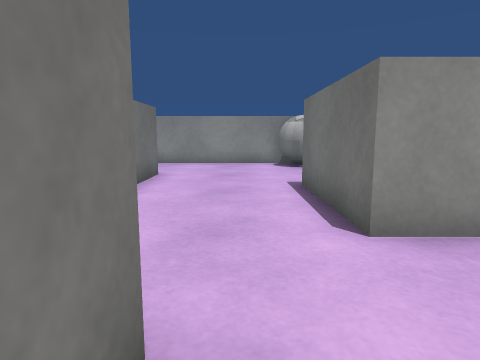
view 1 (above)

19 first-person views from a walk through a Unity game level. The camera is 0.58 m above the floor, tilts 8° down and sees 75° across. The floor is counted in squares, 0.5 m on a side. Each view is taken from the middle of a square. On the plan, view 1 faces up. The plan holds only what a view shows up to about 13 squares ahead; the rest is blank. The place goes on beyond the plan. Surface patterns are stand-ins for the level's own textures.

view 2
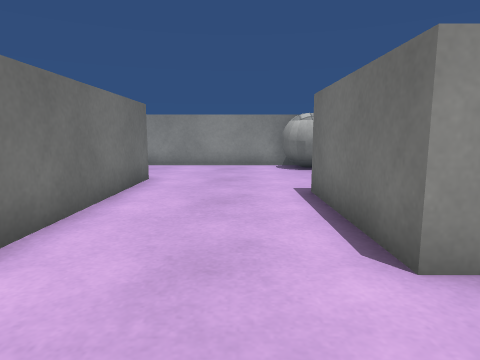

view 3
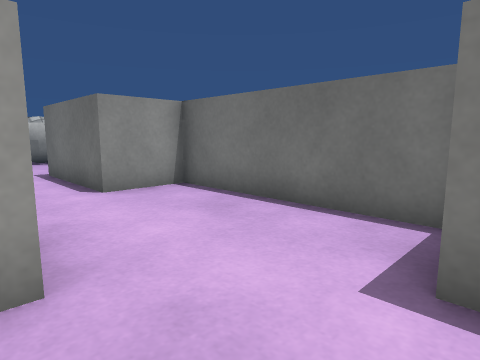

view 4
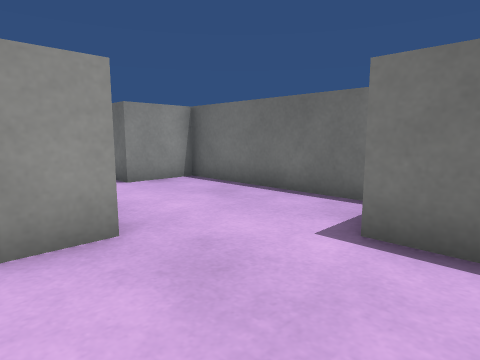

view 5
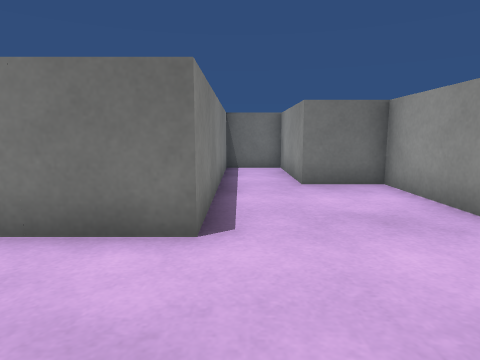

view 6
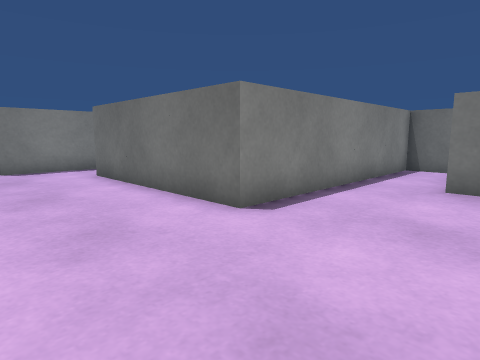

view 7
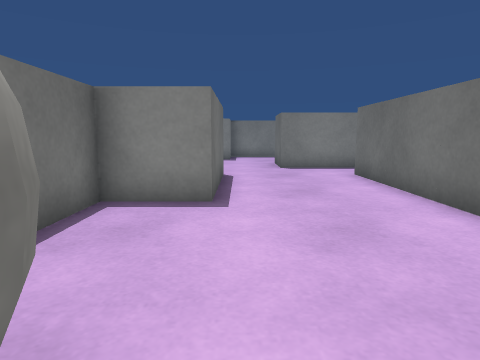

view 8
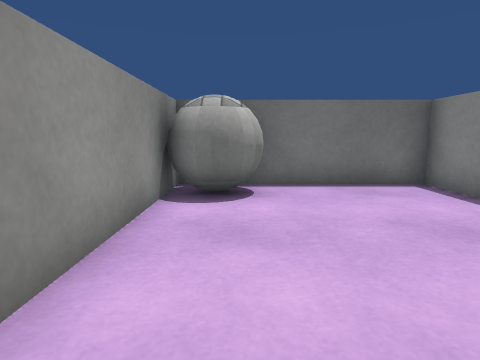

view 9
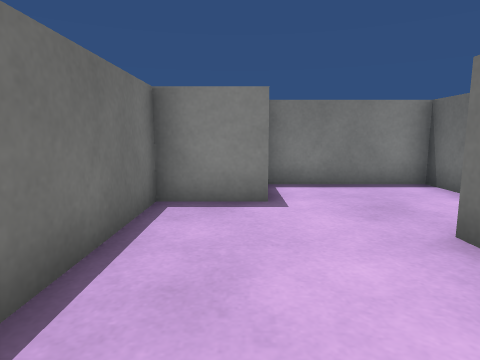

view 10
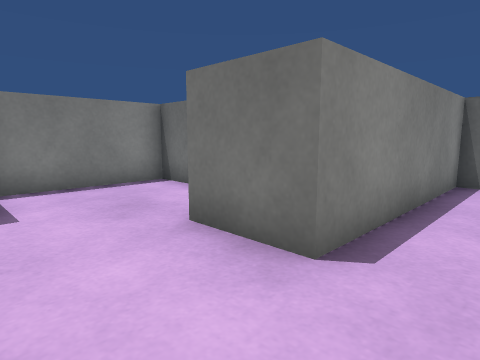

view 11
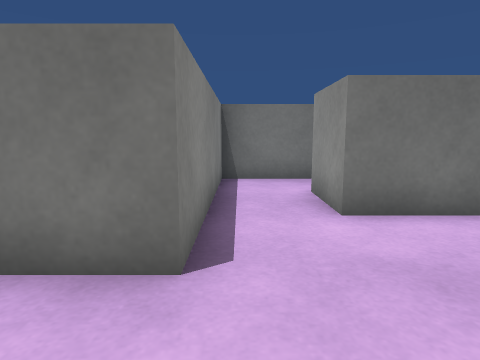

view 12
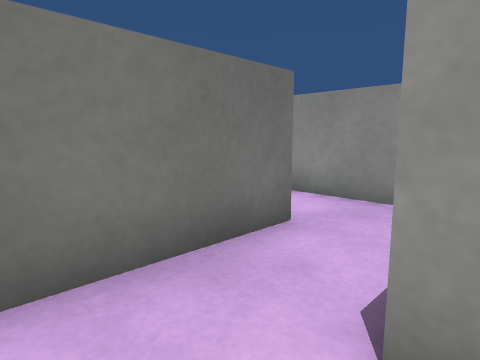

view 13
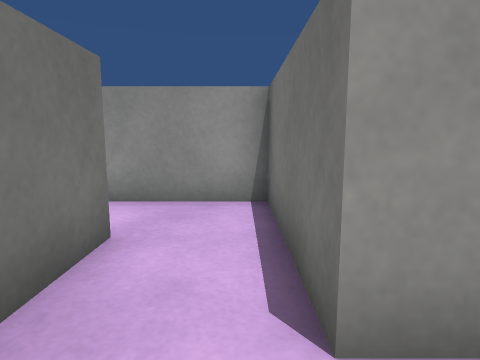

view 14
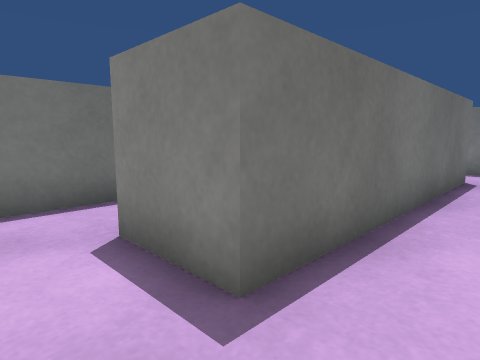

view 15
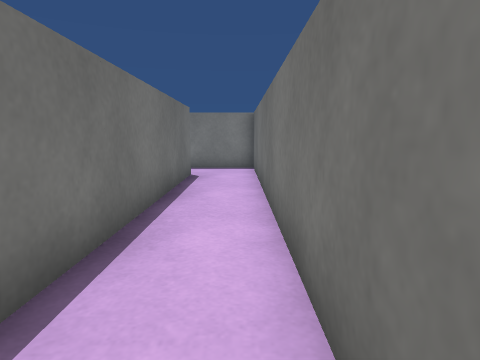

view 16
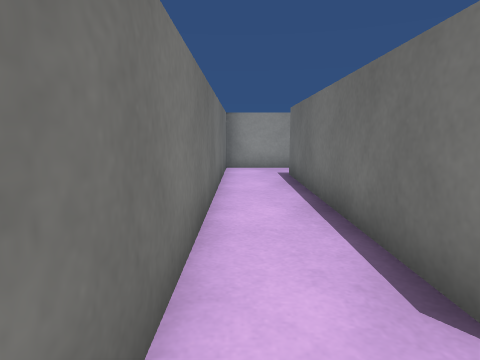

view 17
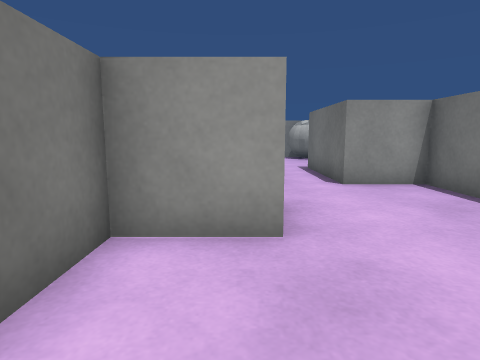

view 18
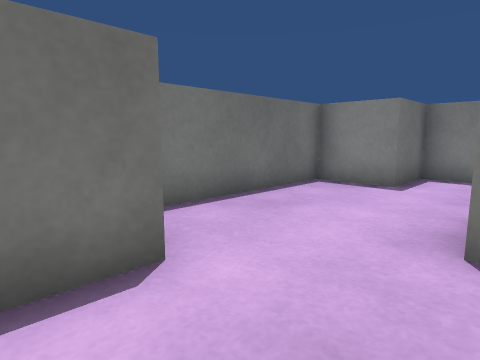

view 19
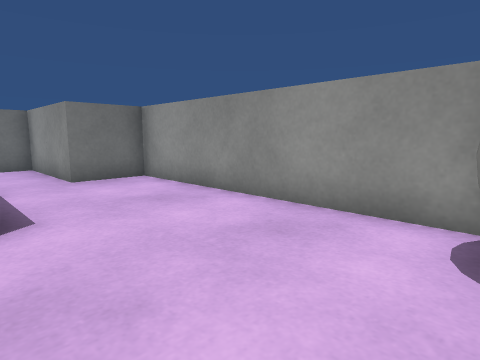

### Floor plan
Ten units are one square. View 1 is at (0, 0); x grows to the right and y downward. Boxes are objects, and circles mark ways between rooms. Rooms are numbered by the first view taken in them; rooms with no view inside come last. Other rooms are left out.
<svg viewBox="-110 -140 150 190">
<path fill="none" stroke="#000" d="M-25 -15 -5 -15 -5 5 -25 5 -25 45 15 45 15 25 35 25 35 -35 15 -35 15 -75 35 -75 35 -118M35 -135 -65 -135 -65 -115 -105 -115 -105 -95 -25 -95 -25 -35M-25 -35 -45 -35 -45 -55M-65 -55 -65 -15 -25 -15M-85 25 -85 -55 -65 -55M-65 -75 -105 -75 -105 45 -81 45M-45 -55 -45 -75 -65 -75"/>
<rect x="15" y="-135" width="20" height="20" fill="#bbb"><title>ball</title></rect>
<circle cx="-35" cy="-25" r="3" fill="#2a7"/>
<circle cx="-55" cy="-45" r="3" fill="#2a7"/>
<circle cx="-75" cy="-65" r="3" fill="#2a7"/>
<text x="-10" y="-60">1</text>
<text x="-50" y="-30">2</text>
<text x="-90" y="-20">3</text>
<text x="-60" y="-70">4</text>
</svg>
Room 1 opens to room 2. Room 2 opens to room 4. Room 3 opens to room 4.

Where each view was taken, in squares from view 1:
view 1: 0 up, 0 right, facing up
view 2: 1 up, 0 right, facing up
view 3: 3 down, 1 left, facing up-right
view 4: 4 down, 2 left, facing up-right
view 5: 10 up, 1 right, facing left
view 6: 13 up, 1 right, facing down-left
view 7: 13 up, 1 right, facing down
view 8: 12 up, 4 left, facing right
view 9: 3 up, 2 right, facing down
view 10: 3 up, 2 right, facing down-left
view 11: 2 up, 2 right, facing left
view 12: 2 up, 4 left, facing up-left
view 13: 2 up, 5 left, facing up
view 14: 7 up, 10 left, facing down-right
view 15: 7 up, 10 left, facing down
view 16: 4 down, 10 left, facing up
view 17: 4 down, 1 left, facing up
view 18: 5 up, 1 left, facing down-right
view 19: 9 up, 2 right, facing up-left
